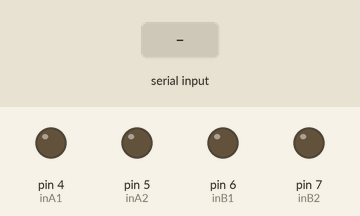
Recording of a sketch running on a simulated Arduino Uno, built with avr-gcc and run on an emulated ATmega328P. Parts: output pins drawn as LEDs (lit = HIGH). The test bench sets the inputs (shaded band).

Above: at 1.2 s.
1.3 s: byte 1 (1) received over Serial
At 1.8 s:
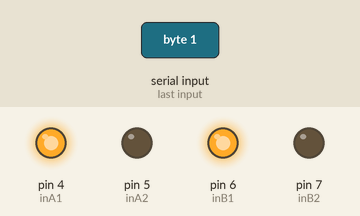
2.8 s: byte 2 (2) received over Serial
At 4.0 s:
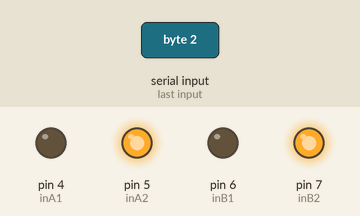
4.3 s: byte 3 (3) received over Serial
At 5.3 s:
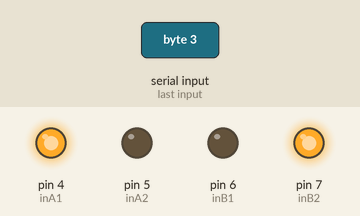
5.8 s: byte 4 (4) received over Serial
At 6.4 s:
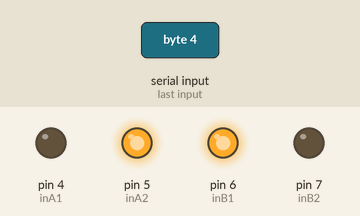
Timing chart, 0 to 8.3 s (numbered marks = the images above; inputs shaded):
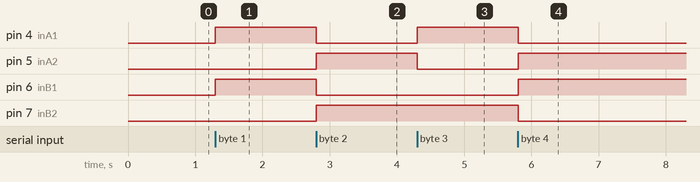

Measured:
- after the input at 1.3 s, pin 4 (inA1), pin 6 (inB1): LOW → HIGH at once
- after the input at 2.8 s, pin 4 (inA1), pin 6 (inB1): HIGH → LOW at once; pin 5 (inA2), pin 7 (inB2): LOW → HIGH at once
- after the input at 4.3 s, pin 4 (inA1): LOW → HIGH at once; pin 5 (inA2): HIGH → LOW at once
- after the input at 5.8 s, pin 4 (inA1), pin 7 (inB2): HIGH → LOW at once; pin 5 (inA2), pin 6 (inB1): LOW → HIGH at once

The sketch:

code.ino
```cpp
#define inA1 4
#define inA2 5
#define inB1 6
#define inB2 7

byte bluetoothByte = 0; //khai báo biến nhận bluetooth
void setup() {
pinMode(inA1, OUTPUT);
pinMode(inA2, OUTPUT);
pinMode(inB1, OUTPUT);
pinMode(inB2, OUTPUT);
Serial.begin(9600);
}
void loop() {
// Nếu nhận được giá trị
if (Serial.available() > 0) {
//đọc dữ liệu gửi về
bluetoothByte = Serial.read();
}
if (bluetoothByte == 1)
dithang();
else if (bluetoothByte == 0)
dunglai();
else if (bluetoothByte == 2)
lui();
else if(bluetoothByte == 3)
quaytrai();
else if (bluetoothByte == 4)
quayphai();
}
// Phần điều khiển động cơ, mình viết như thế này...MAX dễ hiểu luôn:
void dunglai(){
           digitalWrite(inA1,LOW);
           digitalWrite(inA2,LOW);
           digitalWrite(inB1,LOW);
           digitalWrite(inB2,LOW);
}
void dithang(){
           digitalWrite(inA1,HIGH);
           digitalWrite(inA2,LOW);
           digitalWrite(inB1,HIGH);
           digitalWrite(inB2,LOW);

}
void lui(){
           digitalWrite(inA1,LOW);
           digitalWrite(inA2,HIGH);
           digitalWrite(inB1,LOW);
           digitalWrite(inB2,HIGH);
}
void quaytrai(){
           digitalWrite(inA1,HIGH);
           digitalWrite(inA2,LOW);
           digitalWrite(inB1,LOW);
           digitalWrite(inB2,HIGH);
}
void quayphai(){
           digitalWrite(inA1,LOW);
           digitalWrite(inA2,HIGH);
           digitalWrite(inB1,HIGH);
           digitalWrite(inB2,LOW);
}
```
